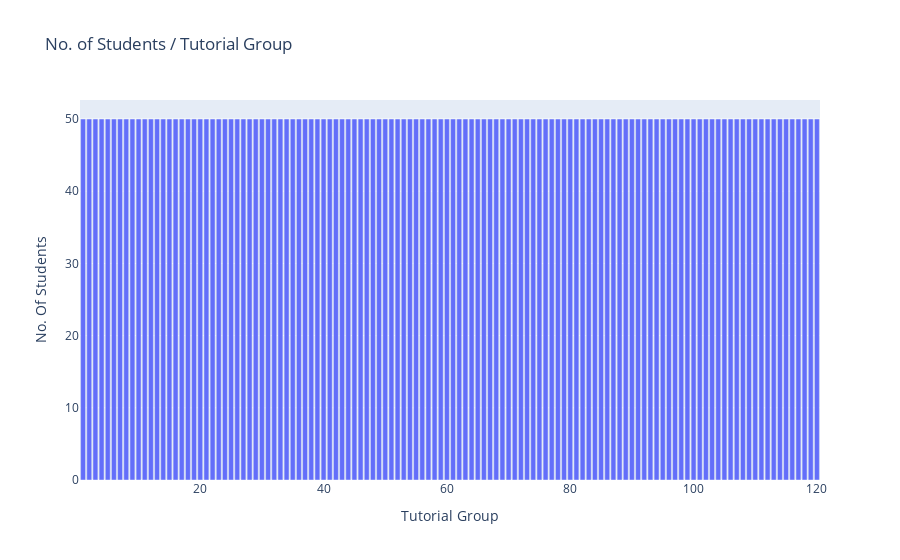

Notebook code cell kept with this figure:
### Code cell
def showStudentsPerGroup():
    # Graph on No. of Students Per Tutorial Group
    numPerGrp = {}
    studList = sortData(studentList)

    for student in studList:
        if student.tutorialGrp not in numPerGrp.keys():
            numPerGrp[student.tutorialGrp] = 0

    for updateStudent in studList:
        numPerGrp[updateStudent.tutorialGrp] += 1

    barTrace = go.Bar(
        x = list(numPerGrp.keys()),
        y = list(numPerGrp.values()),
        name = 'Number of Students / Tutorial Group'
    )

    # Initialize the graph object with go.Figure()
    fig = go.Figure(barTrace)
    fig.update_layout(
        title="No. of Students / Tutorial Group",
        xaxis_title="Tutorial Group",
        yaxis_title="No. Of Students") # Name the title of the graph
    fig.show() # Show the graph

showStudentsPerGroup()

### Figure 1 — Plotly figure (JSON) as saved in the notebook; plotly's stock layout.template omitted (floating-point values rounded to 4 significant figures)
{"data": [{"name": "Number of Students / Tutorial Group", "type": "bar", "x": [1, 2, 3, 4, 5, 6, 7, 8, 9, 10, 11, 12, 13, 14, 15, 16, 17, 18, 19, 20, 21, 22, 23, 24, 25, 26, 27, 28, 29, 30, 31, 32, 33, 34, 35, 36, 37, 38, 39, 40, 41, 42, 43, 44, 45, 46, 47, 48, 49, 50, 51, 52, 53, 54, 55, 56, 57, 58, 59, 60, 61, 62, 63, 64, 65, 66, 67, 68, 69, 70, 71, 72, 73, 74, 75, 76, 77, 78, 79, 80, 81, 82, 83, 84, 85, 86, 87, 88, 89, 90, 91, 92, 93, 94, 95, 96, 97, 98, 99, 100, 101, 102, 103, 104, 105, 106, 107, 108, 109, 110, 111, 112, 113, 114, 115, 116, 117, 118, 119, 120], "y": [50, 50, 50, 50, 50, 50, 50, 50, 50, 50, 50, 50, 50, 50, 50, 50, 50, 50, 50, 50, 50, 50, 50, 50, 50, 50, 50, 50, 50, 50, 50, 50, 50, 50, 50, 50, 50, 50, 50, 50, 50, 50, 50, 50, 50, 50, 50, 50, 50, 50, 50, 50, 50, 50, 50, 50, 50, 50, 50, 50, 50, 50, 50, 50, 50, 50, 50, 50, 50, 50, 50, 50, 50, 50, 50, 50, 50, 50, 50, 50, 50, 50, 50, 50, 50, 50, 50, 50, 50, 50, 50, 50, 50, 50, 50, 50, 50, 50, 50, 50, 50, 50, 50, 50, 50, 50, 50, 50, 50, 50, 50, 50, 50, 50, 50, 50, 50, 50, 50, 50]}], "layout": {"title": {"text": "No. of Students / Tutorial Group"}, "xaxis": {"title": {"text": "Tutorial Group"}}, "yaxis": {"title": {"text": "No. Of Students"}}}}
